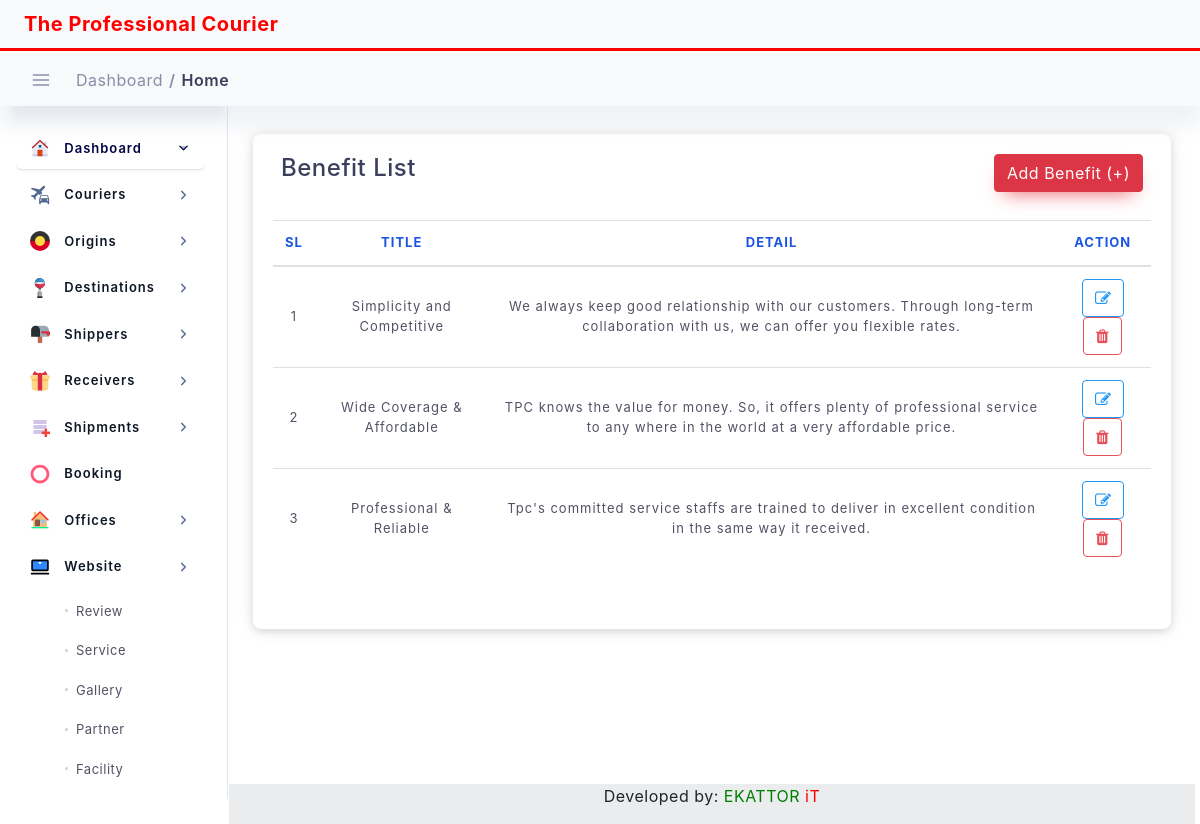
The page /benefit_list on the database its author committed.
### webApp/models.py (models this page shows, shortened)
class Benefit(models.Model):
    title = models.CharField(max_length=100)
    detail = models.CharField(max_length=500)

### webApp/views.py (the view)
# urls.py: path('benefit_list', views.BenefitList.as_view(), name="benefit-list"),
class BenefitList(ListView):
    model = Benefit
    template_name = 'web_data/benefit_list.html'
    context_object_name = 'benefit'
    def get_context_data(self, **kwargs):
        context = super().get_context_data(**kwargs)
        context["title"] = "Benefit List"
        context["nav_bar"] = "benefit"
        context['benefit'] = self.model.objects.all().order_by('-id')
        return context

### templates/web_data/benefit_list.html (shortened to what this page needs)
{% extends "base.html" %}
{% load static %}
{% block content %}
<div class="col-lg-12 p-4">
    <div class="statbox widget box box-shadow">
        <div class="widget-header">
            <div class="row">
                <div class="mb-1 col-lg-8">
                    <h4>Benefit List</h4>
                </div>
                <div class="mb-1 col-lg-4">
                    <a href="{% url 'new-benefit' %}" class="btn btn-danger float-right">Add Benefit (+)</a>
                </div>
            </div>
        </div>
        <br>
        <div class="scrollme">
            <table id="dataTable" class="table table-hover">
                <thead>
                <tr>
                    <th style="text-align:center">SL</th>
                    <th style="text-align:center">Title</th>
                    <th style="text-align:center">Detail</th>
                    <th style="text-align:center">Action</th>
                </tr>
                </thead>
                <tbody>
                {% for item in benefit %}
                <tr>
                    <td style="text-align:center">{{forloop.counter}}</td>
                    <td style="text-align:center">{{item.title}}</td>
                    <td style="text-align:center">{{item.detail}}</td>
                    <td style="text-align:center">
                       <a href="{% url 'update-benefit' item.id %}">
                            <button class="btn btn-outline-info"><i class="fa fa-edit"> </i></button>
                       </a>
                        <button class="btn btn-outline-danger" data-toggle="modal"
                                            data-target="#deletemodal{{item.id}}">
                                        <i class="fa fa-trash"></i>
                        </button>
                    </td>
                </tr>
                {% endfor %}
                </tbody>
            </table>
            <div class="d-flex justify-content-center">
            </div>
        </div>
    </div>
</div>
{% endblock content %}

### static/assets/css/dashboard/dash_1.css (style rules this page uses)
.widget { position: relative; padding: 20px; border-radius: 8px; border: none; background: #fff; -webkit-box-shadow: 0 4px 6px 0 rgba(85, 85, 85, 0.08), 0 1px 20px 0 rgba(0, 0, 0, 0.07), 0px 1px 11px 0px rgba(0, 0, 0, 0.07); -moz-box-shadow: 0 4px 6px 0 rgba(85, 85, 85, 0.08), 0 1px 20px 0 rgba(0, 0, 0, 0.07), 0px 1px 11px 0px rgba(0, 0, 0, 0.07); box-shadow: 0 4px 6px 0 rgba(85, 85, 85, 0.08), 0 1px 20px 0 rgba(0, 0, 0, 0.07), 0px 1px 11px 0px rgba(0, 0, 0, 0.07); }

### static/assets/css/main.css (style rules this page uses)
html { min-height: 100% }
body { color: #888ea8; height: 100%; font-size: 0.875rem; background: #f1f2f3; overflow-x: hidden; overflow-y: auto; letter-spacing: 0.0312rem; font-family: 'Helvetica', sans-serif; }
h1, h2, h3, h4, h5, h6 { color: #3b3f5c; }
.btn { padding: 0.4375rem 1.25rem; text-shadow: none; font-size: 14px; color: #3b3f5c; font-weight: normal; white-space: normal; word-wrap: break-word; transition: .2s ease-out; touch-action: manipulation; cursor: pointer; background-color: #f1f2f3; box-shadow: 0px 5px 20px 0 rgba(0, 0, 0, 0.1); will-change: opacity, transform; transition: all 0.3s ease-out; -webkit-transition: all 0.3s ease-out; }
.btn-danger { color: #fff !important; background-color: #e7515a; border-color: #e7515a; box-shadow: 0 10px 20px -10px #e7515a; }
.btn-outline-info { border: 1px solid #2196f3 !important; color: #2196f3 !important; background-color: transparent; box-shadow: none; }
.btn-outline-danger { border: 1px solid #e7515a !important; color: #e7515a !important; background-color: transparent; box-shadow: none; }
.table > tbody > tr > td { vertical-align: middle; color: #515365; font-size: 13px; letter-spacing: 1px; }
.table > thead > tr > th { color: #1b55e2; font-weight: 700; font-size: 13px; letter-spacing: 1px; text-transform: uppercase; }
.table thead th { vertical-align: bottom; border-bottom: none; }

### static/assets/css/structure.css (style rules this page uses)
html { min-height: 100% }
body { color: #888ea8; height: 100%; font-size: 0.875rem; background: ##f1f2f3; overflow-x: hidden; overflow-y: auto; letter-spacing: 0.0312rem; font-family: 'Helvetica', sans-serif; }
h1, h2, h3, h4, h5, h6 { color: #3b3f5c; }
.widget { padding: 0; margin-top: 0; margin-bottom: 0; border-radius: 6px; -webkit-box-shadow: 0 4px 6px 0 rgba(85, 85, 85, 0.08), 0 1px 20px 0 rgba(0, 0, 0, 0.07), 0px 1px 11px 0px rgba(0, 0, 0, 0.07); -moz-box-shadow: 0 4px 6px 0 rgba(85, 85, 85, 0.08), 0 1px 20px 0 rgba(0, 0, 0, 0.07), 0px 1px 11px 0px rgba(0, 0, 0, 0.07); box-shadow: 0 4px 6px 0 rgba(85, 85, 85, 0.08), 0 1px 20px 0 rgba(0, 0, 0, 0.07), 0px 1px 11px 0px rgba(0, 0, 0, 0.07); }
.widget.box .widget-header { background: #fff; padding: 0px 8px 0px; border-top-right-radius: 6px; border-top-left-radius: 6px; }
.widget .widget-header { border-bottom: 0px solid #f1f2f3; }
.widget .widget-header:before, .widget .widget-header:after { display: table; content: ""; line-height: 0 }
.widget .widget-header:after { clear: both }

### rows shown on the page
Benefit: title "Simplicity and Competitive", detail "We always keep good relationship with our customers. Through long-term collaboration with us, we can offer you flexible rates."
Benefit: title "Wide Coverage & Affordable", detail "TPC knows the value for money. So, it offers plenty of professional service to any where in the world at a very affordable price."
Benefit: title "Professional & Reliable", detail "Tpc's committed service staffs are trained to deliver in excellent condition in the same way it received."
